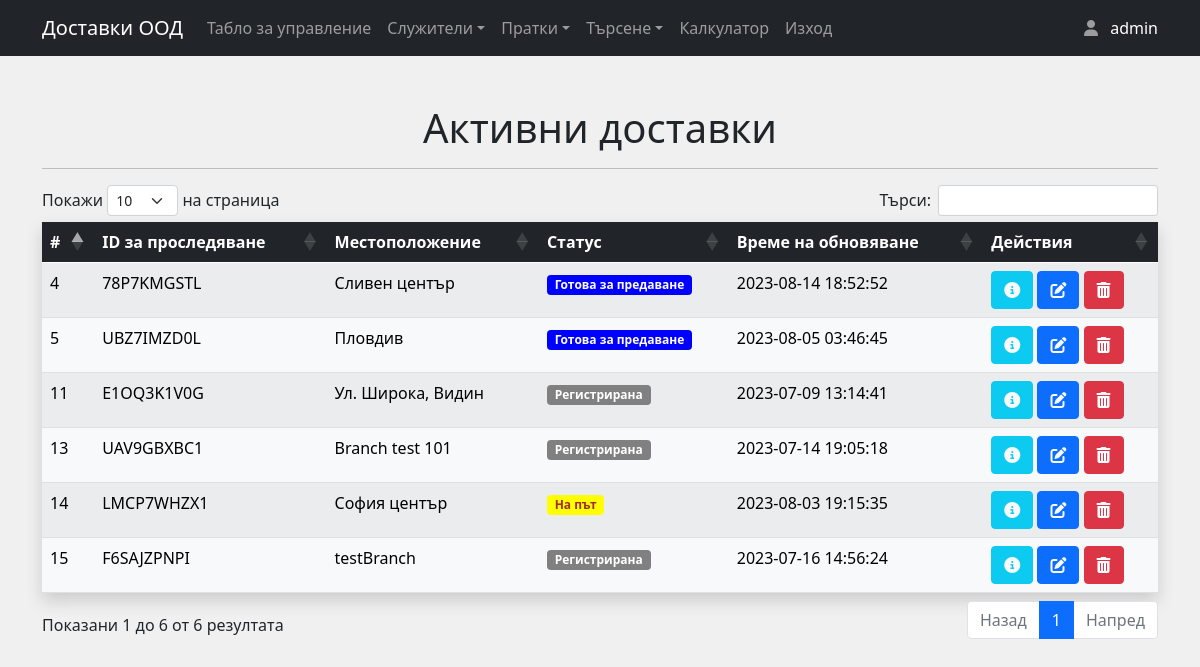
Screenshot of /active_shipments.php (signed in) with the database file from the repository.
### tables this page shows
CREATE TABLE `shipment_history` (
  `shipment_id` int(11) NOT NULL,
  `tracking_id` varchar(255) NOT NULL,
  `location` varchar(255) NOT NULL,
  `status` varchar(100) NOT NULL,
  `update_time` datetime NOT NULL DEFAULT current_timestamp(),
  `history_table_id` int(11) NOT NULL
);

### active_shipments.php (the view, shortened to what this page needs)
<?php
include_once 'header.php';
include_once 'includes/dbh.inc.php';
?>
<div class="container my-5">
  <h1 class="text-center my-3">Активни доставки</h1>
  <hr>
  <table id="example" class="table shadow table-striped">
    <thead class="table-dark">
      <tr>
        <th scope="col">#</th>
        <th scope="col">ID за проследяване</th>
        <th scope="col">Местоположение</th>
        <th scope="col">Статус</th>
        <th scope="col">Време на обновяване</th>
        <th scope="col">Действия</th>
      </tr>
    </thead>
    <tbody class="table-light">
      <?php
      $sql = "SELECT sh.*
      FROM shipment_history sh
      JOIN (
          SELECT shipment_id, MAX(update_time) AS max_update_time
          FROM shipment_history
          GROUP BY shipment_id
      ) sh_max ON sh.shipment_id = sh_max.shipment_id AND sh.update_time = sh_max.max_update_time
      WHERE sh.status = 'Регистрирана'
      OR sh.status = 'Готова за предаване'
      OR sh.status = 'На път';";
      $result = mysqli_query($conn, $sql);
      if ($result) {
        while ($row = mysqli_fetch_assoc($result)) {
          $shipment_id = $row['shipment_id'];
          $tracking_id = $row['tracking_id'];
          $location = $row['location'];
          $status = $row['status'];
          $update_time = $row['update_time'];
        list($badgeColor, $textColor) = getStatusBadgeColor($status);
          echo '<tr>
                  <td>' . $shipment_id . '</td>
                  <td>' . $tracking_id . '</td>
                  <td>' . $location . '</td>
                <td><h5 class="badge" style="background-color:' . $badgeColor . '; color:' . $textColor . ';">' . $status . '</h5></td>
                  <td>' . $update_time . '</td>
                  <td>
                  <a href="info_shipment.php?infoid=' . $shipment_id . '" class="btn btn-info text-light" style="text-decoration: none"><i class="fa fa-info-circle"></i></a>
                  <a href="update_shipment.php?updateid=' . $shipment_id . '" class="btn btn-primary text-light" style="text-decoration: none"><i class="fas fa-edit"></i></a>
                  <button type="button" class="btn btn-danger delete-button"
                  data-id="' . $shipment_id . '"><i class="fas fa-trash-alt"></i></button>
                 </td>
                </tr>';
        }
      }
      ?>
    </tbody>
  </table>
</div>

### rows the page displays
shipment_history: shipment "11", tracking "E1OQ3K1V0G", location "Ул. Широка, Видин", status "Регистрирана", update_time "2023-07-09 13:14:41"
shipment_history: shipment "13", tracking "UAV9GBXBC1", location "Branch test 101", status "Регистрирана", update_time "2023-07-14 19:05:18"
shipment_history: shipment "15", tracking "F6SAJZPNPI", location "testBranch", status "Регистрирана", update_time "2023-07-16 14:56:24"
shipment_history: shipment "14", tracking "LMCP7WHZX1", location "София център", status "На път", update_time "2023-08-03 19:15:35"
shipment_history: shipment "5", tracking "UBZ7IMZD0L", location "Пловдив", status "Готова за предаване", update_time "2023-08-05 03:46:45"
shipment_history: shipment "4", tracking "78P7KMGSTL", location "Сливен център", status "Готова за предаване", update_time "2023-08-14 18:52:52"

### other values shown
$_SESSION["useruid"] "admin"
